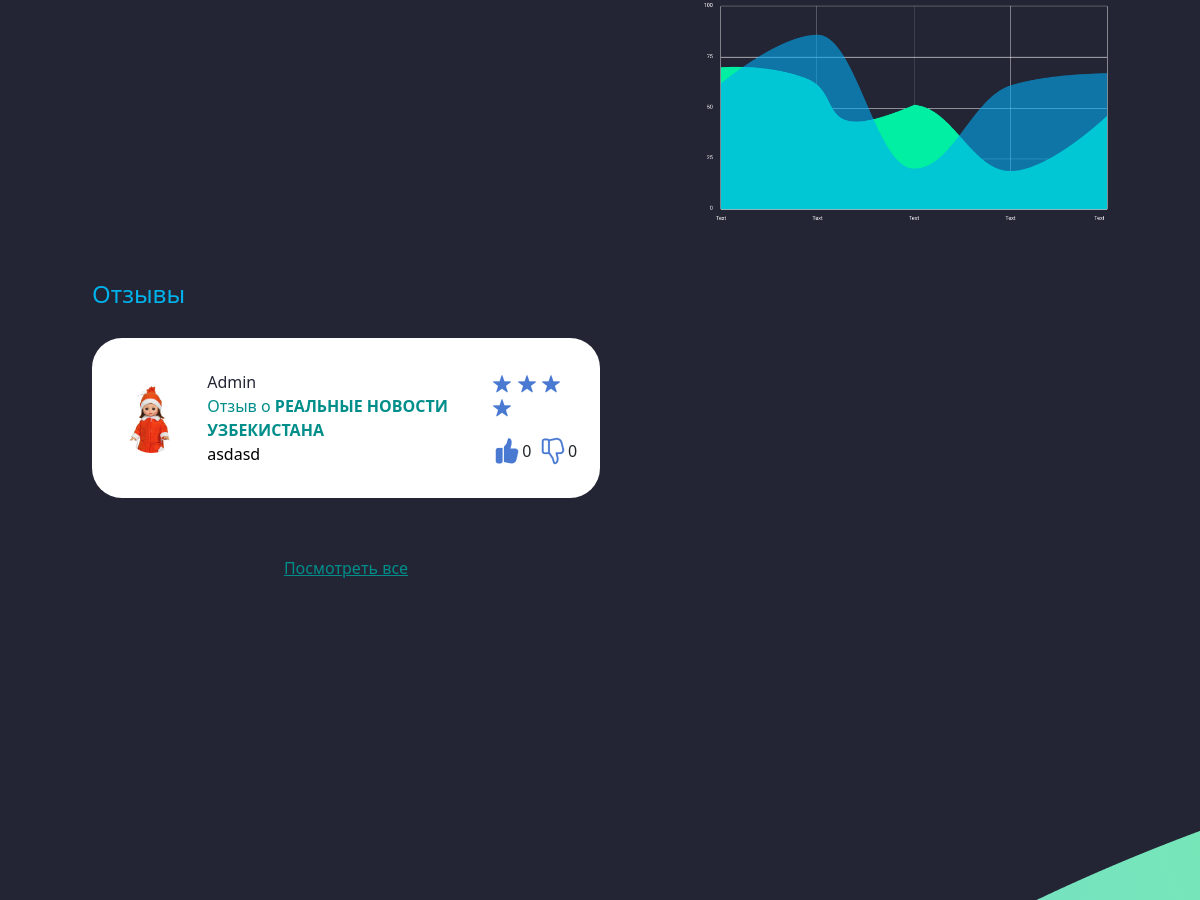
The app's page /page/111 (middle part), older data.
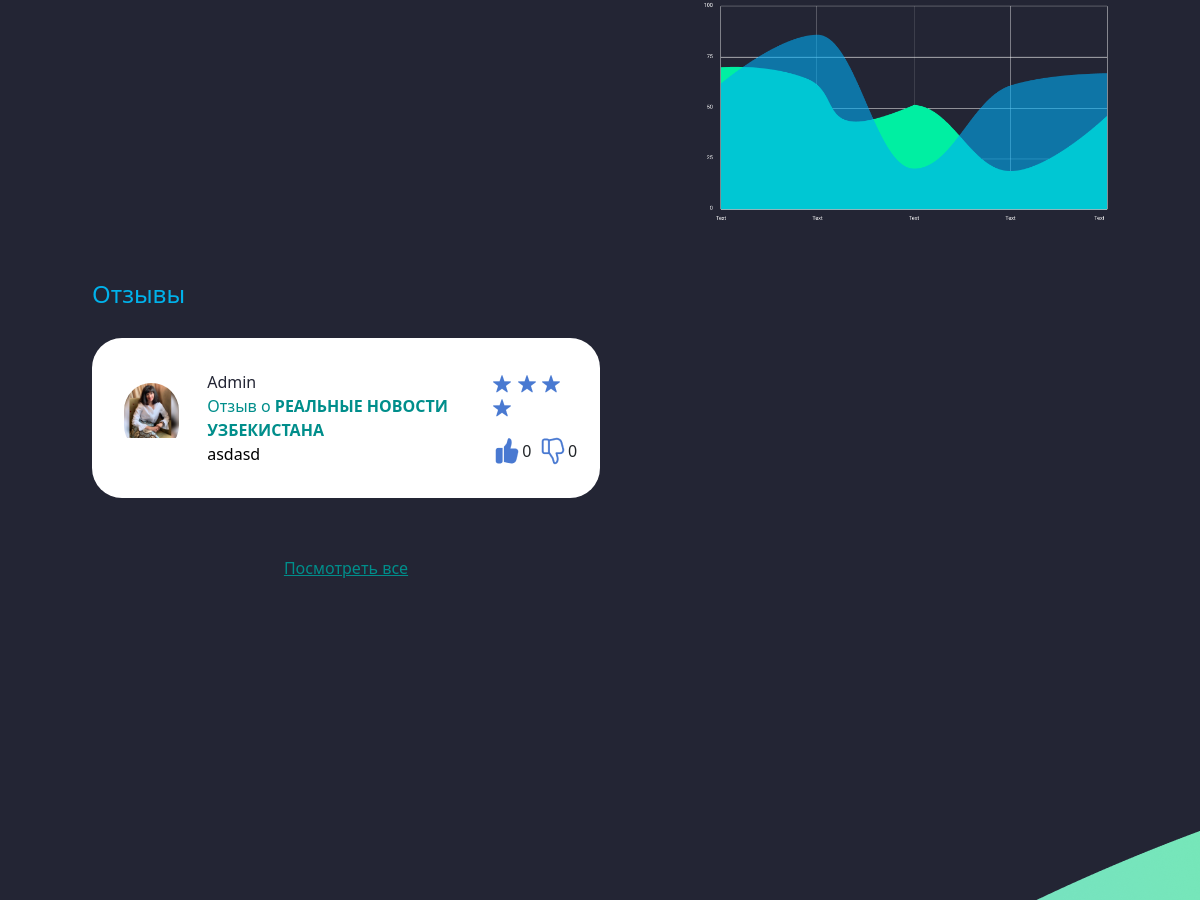
The same page, newer data.
### accounts/models.py (models this page shows, shortened)
class Add_Reklama(models.Model):
    from API.models import Chanel
    class Status(models.TextChoices):
        DRAFT = 'WT', 'Waiting'
        PUBLISHED = "DN", "Done"
    chanel=models.ForeignKey(Chanel,on_delete=models.CASCADE)
    format=models.ForeignKey(Cost_Format,on_delete=models.CASCADE)
    user_order=models.ForeignKey(Profile_advertiser,on_delete=models.CASCADE,null=True)
    text_ads=models.TextField(null=True)
    media=models.ImageField(null=True,blank=True)
    name_ads = models.CharField(max_length=150,null=True)
    comment=models.TextField(null=True)
    order_data=models.DateTimeField(null=True)
    status = models.CharField(max_length=2, choices=Status.choices,
                              default=Status.DRAFT)

class Profile_advertiser(models.Model):
    username=models.ForeignKey(User,on_delete=models.CASCADE)
    phone_number = PhoneNumberField()
    first_name=models.CharField(max_length=150)
    last_name=models.CharField(max_length=150)
    email=models.EmailField()
    balance = models.DecimalField(max_digits=10, decimal_places=2,default=0)
    currency=models.CharField(max_length=10)
    created_at=models.DateTimeField(auto_now_add=True)
    photo=models.ImageField()

### API/models.py (models this page shows, shortened)
class Chanel(models.Model):
    chanel_link=models.CharField(max_length=150)
    name=models.CharField(max_length=150,verbose_name="Называние канала")
    pictures=models.ImageField(verbose_name='Лого')
    subscribers=models.IntegerField()
    views=models.IntegerField()
    created_at=models.DateTimeField(auto_now_add=True)
    add_chanel =models.ForeignKey(Add_chanel, on_delete=models.CASCADE)
    username=models.CharField(max_length=150)
    class Meta:
        verbose_name="Канал"
        verbose_name_plural="Канал"
        ordering=['-subscribers']

### accounts/views.py (the view)
# urls.py: path('page/<int:pk>', views.Page_List.as_view(),name='page'),
class Page_List(DetailView):
    template_name = 'page.html'
    model = Chanel
    def get_context_data(self, *, object_list=None, **kwargs):
        context = super().get_context_data(**kwargs)
        channel_name = self.object.name  # Assuming 'name' is the field in Chanel model
        comments = Add_Reklama.objects.filter(chanel__name=channel_name).exclude(comment__isnull=True)
        context['user']=self.request.user.id
        context['chanel']=channel_name
        context['category'] = comments
        return context

### accounts/context_processors.py (called while the page is built, shortened)
def user_authenticated(request):
    user_authenticated_data = {'user_authenticated': request.user.is_authenticated}
    return user_authenticated_data

### accounts/models.py (called while the page is built)
    def __str__(self):
        return self.name

### accounts/templates/page.html (shortened to what this page needs)
{% extends 'base.html' %}
{% load static %}
{% load mathfilters %}
{% block header %}
<body class="page__body">
<div class="registration-container">
{% endblock %}
{% block content %}
    {% with er=object.views|div:object.subscribers|mul:100 %}
    <main class="main">
        <div class="page__channel"><div class="container-fluid"><div class="page__channel-cards">
                    <div><img src="{% static 'img/stat.png' %}" alt=""></div></div><p class="page__channel-reviews">
            Отзывы</p>
            <div class="reviews-card-wrapper">
                          {% for item in category %}
                <div class="reviews-card"><div class="reviews-card-left"><div class="reviews-card-left-images"><img src="/{{item.user_order.photo}}" alt=""></div><div><p class="reviews-card-title">
                    {{item.user_order.first_name}}</p><p class="reviews-card-subtitle">Отзыв о <b>{{item.chanel.name}} </b></p><p class="reviews-card-desc">
                    {{item.comment}}</p></div></div><div class="reviews-card-right"><div><span><img src="{% static 'img/star2.png' %}" alt=""> </span><span><img src="{% static 'img/star2.png' %}" alt=""> </span><span><img src="{% static 'img/star2.png' %}" alt=""> </span><span><img src="{% static 'img/star2.png' %}" alt=""></span></div><div class="d-flex align-items-center gap-3"><div class="d-flex align-items-center"><img src="{% static 'img/like.png' %}" alt=""> 0</div><div class="d-flex align-items-center"><img src="{% static 'img/dislike.png' %}" alt=""> 0</div></div></div></div>
                {% endfor %}
                <div class="d-flex justify-content-center align-items-center"><a href="" class="reviews-card-wrapper-link">Посмотреть все</a></div></div></div></div></main></div>
    {% endwith %}
    {% endblock %}

Row changes from the older to the newer data that the page shows:
changed through a linked row, Add_Reklama "asdasd": user_order.photo: a different picture
